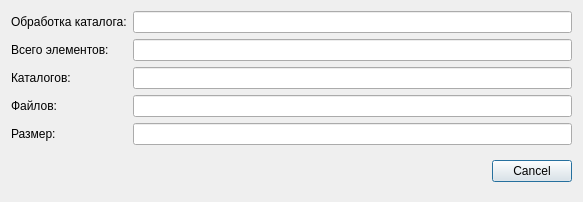
<?xml version="1.0" encoding="UTF-8"?>
<ui version="4.0">
 <class>FileSystemDirReadDialog</class>
 <widget class="QDialog" name="FileSystemDirReadDialog">
  <property name="geometry">
   <rect>
    <x>0</x>
    <y>0</y>
    <width>583</width>
    <height>202</height>
   </rect>
  </property>
  <property name="windowTitle">
   <string>Dialog</string>
  </property>
  <layout class="QVBoxLayout" name="verticalLayout">
   <item>
    <layout class="QGridLayout" name="gridLayout">
     <item row="2" column="0">
      <widget class="QLabel" name="label_5">
       <property name="text">
        <string>Каталогов:</string>
       </property>
      </widget>
     </item>
     <item row="3" column="0">
      <widget class="QLabel" name="label_6">
       <property name="text">
        <string>Файлов:</string>
       </property>
      </widget>
     </item>
     <item row="1" column="0">
      <widget class="QLabel" name="label_4">
       <property name="text">
        <string>Всего элементов:</string>
       </property>
      </widget>
     </item>
     <item row="1" column="1">
      <widget class="QLineEdit" name="lineEditItemCount">
       <property name="focusPolicy">
        <enum>Qt::NoFocus</enum>
       </property>
       <property name="readOnly">
        <bool>true</bool>
       </property>
      </widget>
     </item>
     <item row="0" column="1">
      <widget class="QLineEdit" name="lineEditPath">
       <property name="mouseTracking">
        <bool>false</bool>
       </property>
       <property name="focusPolicy">
        <enum>Qt::NoFocus</enum>
       </property>
       <property name="readOnly">
        <bool>true</bool>
       </property>
      </widget>
     </item>
     <item row="0" column="0">
      <widget class="QLabel" name="label_3">
       <property name="text">
        <string>Обработка каталога:</string>
       </property>
      </widget>
     </item>
     <item row="2" column="1">
      <widget class="QLineEdit" name="lineEditDirCount">
       <property name="focusPolicy">
        <enum>Qt::NoFocus</enum>
       </property>
       <property name="readOnly">
        <bool>true</bool>
       </property>
      </widget>
     </item>
     <item row="3" column="1">
      <widget class="QLineEdit" name="lineEditFileCount">
       <property name="focusPolicy">
        <enum>Qt::NoFocus</enum>
       </property>
       <property name="readOnly">
        <bool>true</bool>
       </property>
      </widget>
     </item>
     <item row="4" column="0">
      <widget class="QLabel" name="label_7">
       <property name="text">
        <string>Размер:</string>
       </property>
      </widget>
     </item>
     <item row="4" column="1">
      <widget class="QLineEdit" name="lineEditSize">
       <property name="focusPolicy">
        <enum>Qt::NoFocus</enum>
       </property>
       <property name="readOnly">
        <bool>true</bool>
       </property>
      </widget>
     </item>
    </layout>
   </item>
   <item>
    <widget class="QDialogButtonBox" name="buttonBox">
     <property name="sizePolicy">
      <sizepolicy hsizetype="Expanding" vsizetype="Preferred">
       <horstretch>0</horstretch>
       <verstretch>0</verstretch>
      </sizepolicy>
     </property>
     <property name="orientation">
      <enum>Qt::Horizontal</enum>
     </property>
     <property name="standardButtons">
      <set>QDialogButtonBox::Cancel</set>
     </property>
    </widget>
   </item>
  </layout>
 </widget>
 <resources/>
 <connections>
  <connection>
   <sender>buttonBox</sender>
   <signal>accepted()</signal>
   <receiver>FileParsePathDialog</receiver>
   <slot>accept()</slot>
   <hints>
    <hint type="sourcelabel">
     <x>248</x>
     <y>254</y>
    </hint>
    <hint type="destinationlabel">
     <x>157</x>
     <y>274</y>
    </hint>
   </hints>
  </connection>
  <connection>
   <sender>buttonBox</sender>
   <signal>rejected()</signal>
   <receiver>FileParsePathDialog</receiver>
   <slot>reject()</slot>
   <hints>
    <hint type="sourcelabel">
     <x>316</x>
     <y>260</y>
    </hint>
    <hint type="destinationlabel">
     <x>286</x>
     <y>274</y>
    </hint>
   </hints>
  </connection>
 </connections>
</ui>
